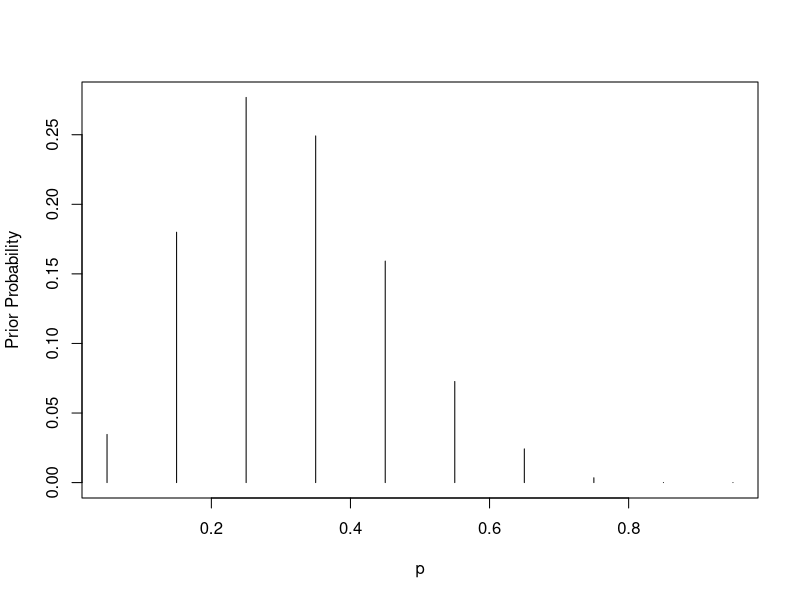
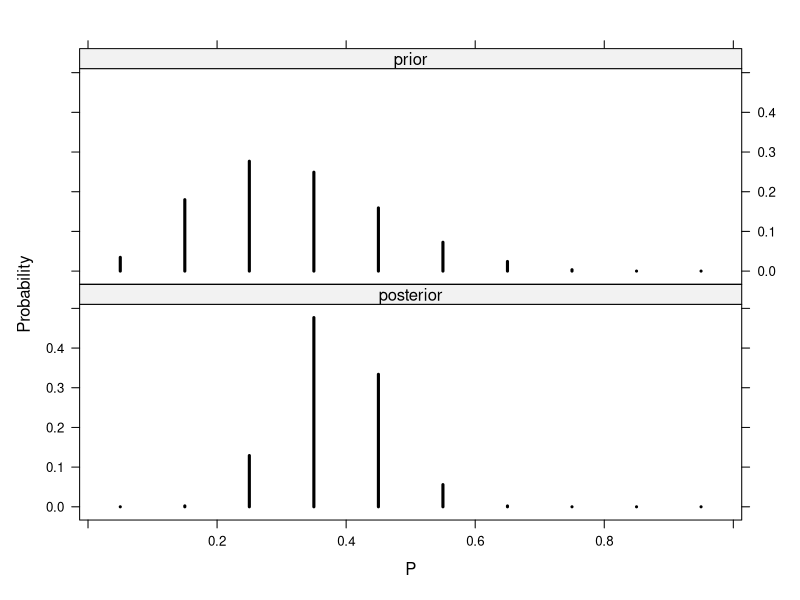
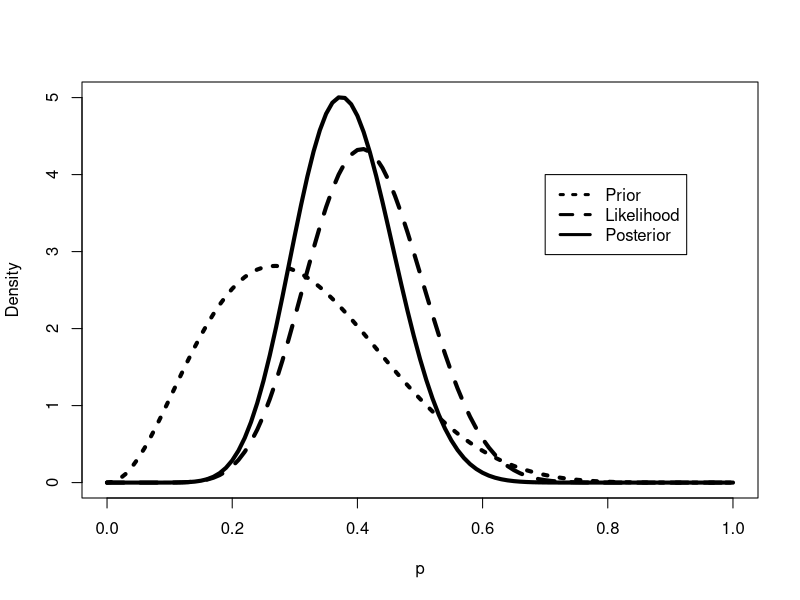
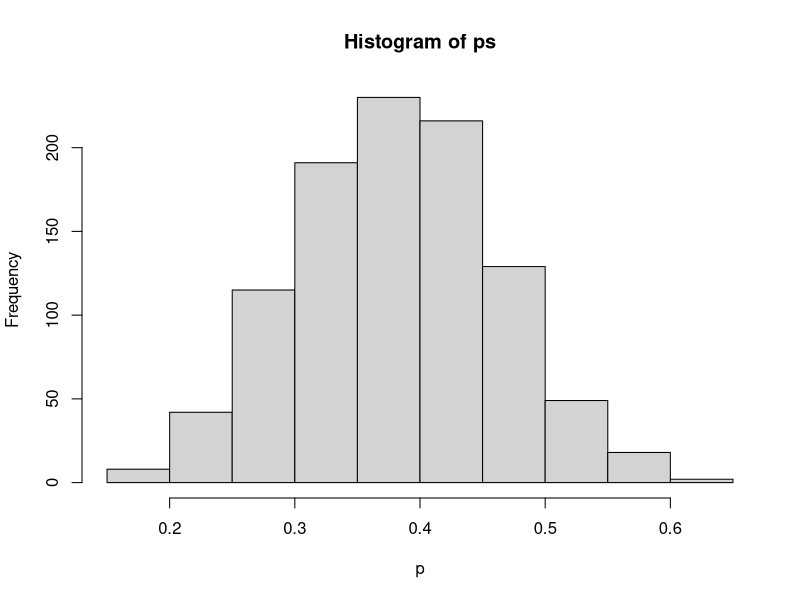
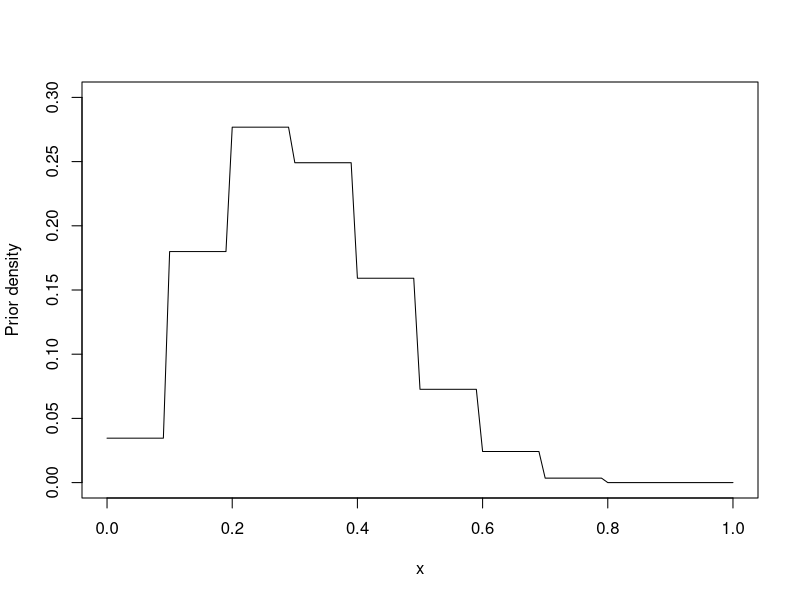
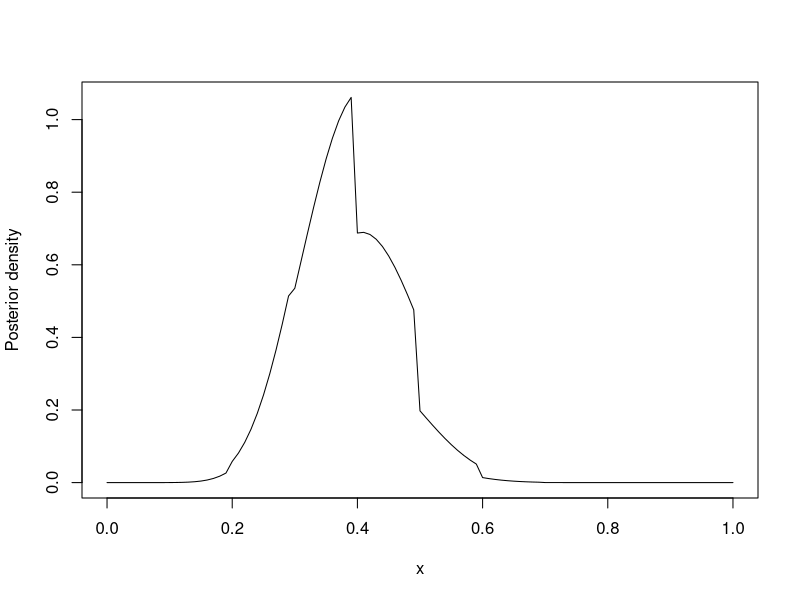
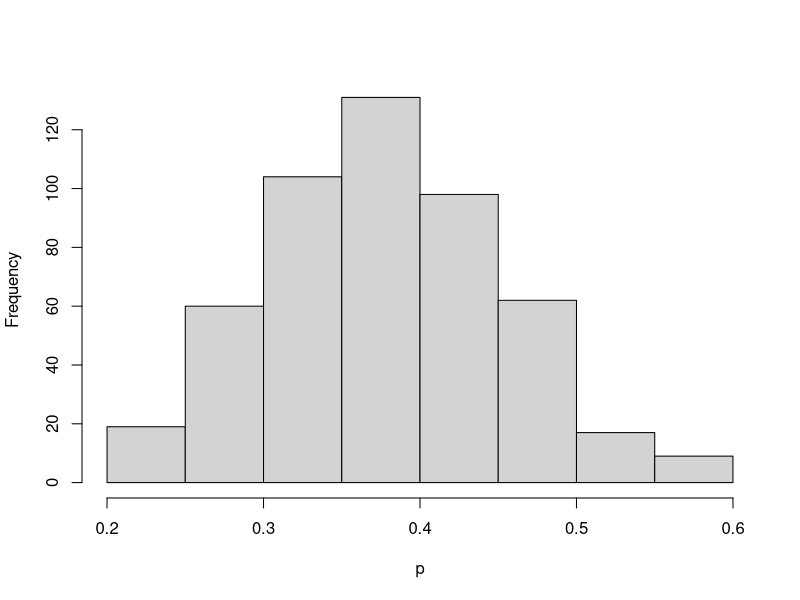
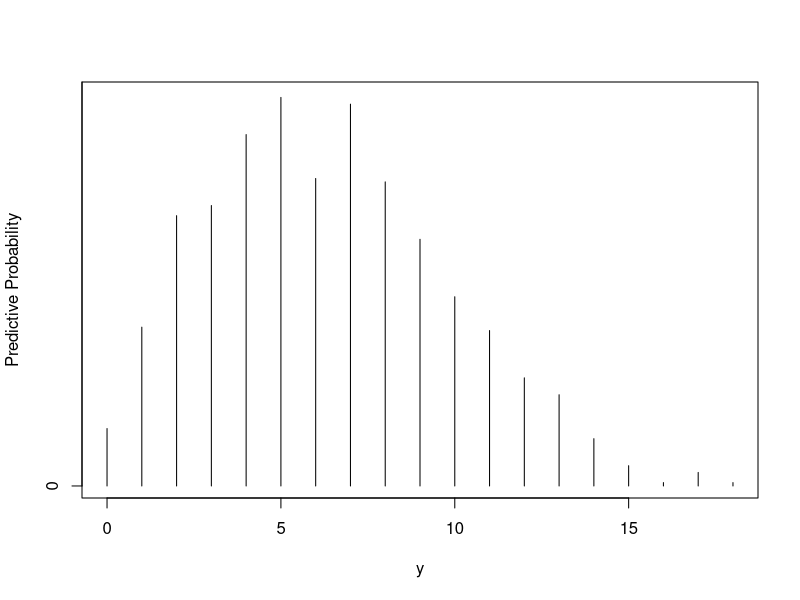

Here is the R script that generated these plots, in order:
# ************************************************************************************Using a Discrete Prior** EXP 2
library('LearnBayes')
p <- seq(0.05, 0.95, by = 0.1)
prior <- c(1, 5.2, 8, 7.2, 4.6, 2.1, 0.7, 0.1, 0, 0)
prior <- prior / sum(prior)
plot(p, prior, type = "h", ylab="Prior Probability")
# ********************************The posterior for p:
data <- c(11, 16)
post <- pdisc(p, prior, data)
round(cbind(p, prior, post),2)
 

library(lattice)
PRIOR <- data.frame("prior", p, prior)
POST <- data.frame("posterior", p, post)
names(PRIOR) <- c("Type", "P", "Probability")
names(POST) <- c("Type","P","Probability")
data <- rbind(PRIOR, POST)

xyplot(Probability ~ P | Type, data=data, 
       layout=c(1,2), type="h", lwd=3, col="black")
# ******************************Using a Beta Prior
quantile2 <- list(p=.9, x=.5)
quantile1 <- list(p=.5, x=.3)
(ab <- beta.select(quantile1,quantile2))
# ************************Bayesian triplot:
a <- ab[1]
b <- ab[2]
s <- 11
f <- 16
curve(dbeta(x, a + s, b + f), from=0, to=1, xlab="p", ylab="Density", lty=1, lwd=4)
curve(dbeta(x, s + 1, f + 1), add=TRUE, lty=2, lwd=4)
curve(dbeta(x, a, b), add=TRUE, lty=3, lwd=4)
legend(.7, 4, c("Prior", "Likelihood", "Posterior"), lty=c(3, 2, 1), lwd=c(3, 3, 3))
# **************************
1 - pbeta(0.5, a + s, b + f)
qbeta(c(0.05, 0.95), a + s, b + f)
ps <- rbeta(1000, a + s, b + f)
hist(ps, xlab="p")
# **********************
sum(ps >= 0.5) / 1000
quantile(ps, c(0.05, 0.95))
# *****************************************************HISTO PRIOR
midpt <- seq(0.05, 0.95, by = 0.1)
prior <- c(1, 5.2, 8, 7.2, 4.6, 2.1, 0.7, 
           0.1, 0, 0)
prior <- prior / sum(prior)
curve(histprior(x, midpt, prior), from=0, to=1,  ylab="Prior density", ylim=c(0, .3))
# *********************
curve(histprior(x,midpt,prior) * dbeta(x, s + 1, f + 1), from=0, to=1, ylab="Posterior density")
p <- seq(0, 1, length=500)
post <- histprior(p, midpt, prior) * dbeta(p, s + 1, f + 1)
post <- post / sum(post)
ps <- sample(p, replace = TRUE, prob = post)

hist(ps, xlab="p", main="")
# **********************************************************PREDICTIOn------ DISCRETE PRIOR APPROACH
p <- seq(0.05, 0.95, by=.1)
prior <- c(1, 5.2, 8, 7.2, 4.6, 2.1, 0.7, 0.1, 0, 0)
prior <- prior / sum(prior)
m <- 20
ys <- 0:20
pred <- pdiscp(p, prior, m, ys)
cbind(0:20, pred)
# ************************************************CONTINUOUS PRIOR
ab <- c(3.26, 7.19)
m <- 20
ys <- 0:20
pred <- pbetap(ab, m, ys)
# **********************************************************Simulating predictive distribution:
p <- rbeta(1000, 3.26, 7.19)
y <- rbinom(1000, 20, p)
table(y)
# ****************************
freq <- table(y)
ys <- as.integer(names(freq))
predprob <- freq / sum(freq)
plot(ys, predprob, type="h", xlab="y", ylab="Predictive Probability")
dist <- cbind(ys, predprob)
# ****************************************************Construction of a prediction interval:
covprob <- .9
discint(dist, covprob)
